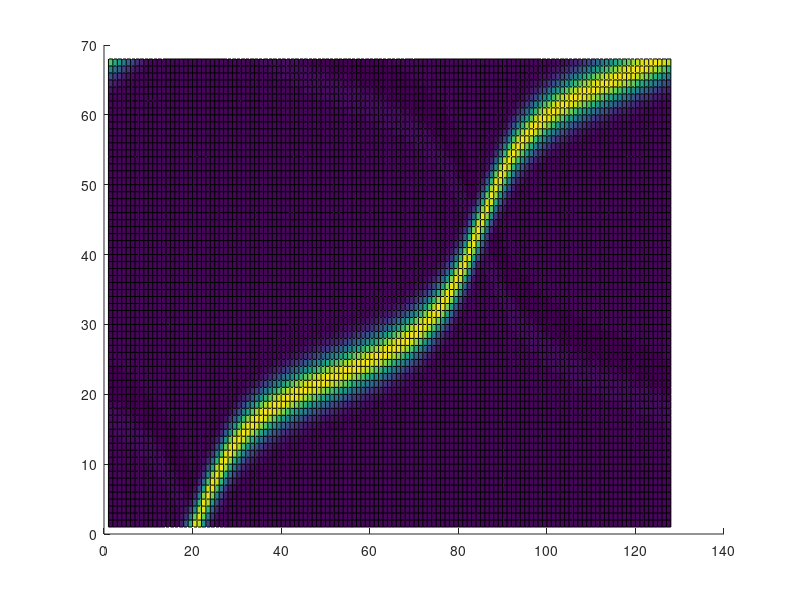

This chart was generated by the following MATLAB code:
clear;

N = 128; h = 2*pi/N; 
x = h*(1:N);
t = 0; dt = h/4;
c = .2 + sin(x-1).^2;
v = exp(-100*(x-1).^2);
vold = exp(-100*(x-.2*dt-1).^2);

tmax = 10; tplot = .15; clf, drawnow
plotgap = round(tplot/dt); dt = tplot/plotgap;
nplots = round(tmax/tplot);
data = [v; zeros(nplots,N)]; tdata = t;

for i = 1:nplots
    for n = 1:plotgap
        t = t + dt;
%         v_hat = fftshift( fft(v) );
%         w_hat = 1i*[-N/2+1:N/2] .* v_hat;
%         w = real( ifft(ifftshift(w_hat)) );
        v_hat = fft(v);
        w_hat = 1i*fftshift([-N/2+1:N/2]) .* v_hat;
        w = real(ifft(w_hat));
        
        vnew = vold - 2*dt*c.*w; vold = v; v = vnew;
    end
    data(i+1,:) = v; tdata = [tdata; t];    
end

%waterfall(x,tdata,data), view(10,70), colormap( [0 0 0])
%axis([ 0 2*pi 0 tmax 0 5]), ylabel t, zlabel u, grid off

surface(data)








